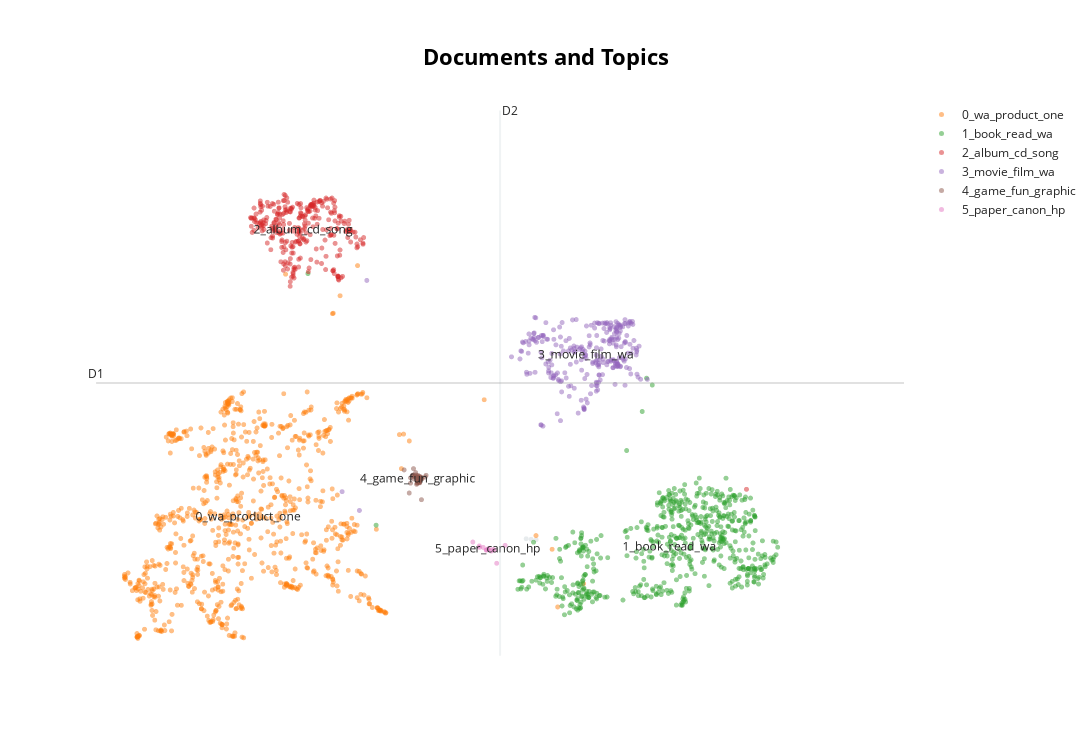

Notebook code for this chart:
### Code cell
# Visualize Documents using the original embeddings
fig_docs = topic_model.visualize_documents(
    all_texts,
    embeddings=embeddings,
    hide_document_hover=True  
)
fig_docs.show()

### Figure 1 — Plotly figure (JSON) as saved in the notebook; plotly's stock layout.template omitted (floating-point values rounded to 4 significant figures; data arrays with more than 128 entries replaced by an {"elided": "..."} marker saying what was removed)
{"data": [{"hoverinfo": "text", "marker": {"color": "#CFD8DC", "opacity": 0.5, "size": 5}, "mode": "markers+text", "name": "other", "showlegend": false, "type": "scattergl", "x": [8.212, 8.076, 8.144], "y": [4.04, 4.06, 4.05]}, {"hoverinfo": "text", "marker": {"opacity": 0.5, "size": 5}, "mode": "markers+text", "name": "0_wa_product_one", "text": {"elided": "803 str values"}, "textfont": {"size": 12}, "type": "scattergl", "x": {"elided": "803 float values"}, "y": {"elided": "803 float values"}}, {"hoverinfo": "text", "marker": {"opacity": 0.5, "size": 5}, "mode": "markers+text", "name": "1_book_read_wa", "text": {"elided": "587 str values"}, "textfont": {"size": 12}, "type": "scattergl", "x": {"elided": "587 float values"}, "y": {"elided": "587 float values"}}, {"hoverinfo": "text", "marker": {"opacity": 0.5, "size": 5}, "mode": "markers+text", "name": "2_album_cd_song", "text": {"elided": "289 str values"}, "textfont": {"size": 12}, "type": "scattergl", "x": {"elided": "289 float values"}, "y": {"elided": "289 float values"}}, {"hoverinfo": "text", "marker": {"opacity": 0.5, "size": 5}, "mode": "markers+text", "name": "3_movie_film_wa", "text": {"elided": "267 str values"}, "textfont": {"size": 12}, "type": "scattergl", "x": {"elided": "267 float values"}, "y": {"elided": "267 float values"}}, {"hoverinfo": "text", "marker": {"opacity": 0.5, "size": 5}, "mode": "markers+text", "name": "4_game_fun_graphic", "text": ["", "", "", "", "", "", "", "", "", "", "", "", "", "", "", "", "", "", "", "", "", "", "", "", "", "", "", "", "", "", "", "", "", "", "", "", "", "", "", "", "", "", "", "", "4_game_fun_graphic"], "textfont": {"size": 12}, "type": "scattergl", "x": [6.597, 6.57, 6.602, 6.613, 6.407, 6.64, 6.534, 6.495, 6.572, 6.624, 6.534, 6.521, 6.608, 6.612, 6.641, 6.578, 6.582, 6.586, 6.554, 6.477, 6.637, 6.628, 6.594, 6.638, 6.604, 6.598, 6.539, 6.696, 6.494, 6.622, 6.597, 6.535, 6.609, 6.62, 6.651, 6.615, 6.588, 6.639, 6.56, 6.707, 6.621, 6.644, 6.565, 6.639, 6.591], "y": [5.235, 5.26, 5.221, 5.117, 5.358, 5.196, 5.261, 5.209, 5.212, 5.135, 5.242, 5.257, 5.22, 5.208, 5.208, 5.086, 5.149, 5.106, 5.221, 4.922, 5.177, 5.158, 5.138, 5.198, 5.16, 5.254, 5.189, 5.224, 5.108, 5.234, 5.156, 5.382, 5.207, 5.198, 5.19, 5.127, 5.11, 5.221, 5.247, 5.256, 5.114, 4.796, 5.307, 5.21, 5.186]}, {"hoverinfo": "text", "marker": {"opacity": 0.5, "size": 5}, "mode": "markers+text", "name": "5_paper_canon_hp", "text": ["", "", "", "", "", "", "", "", "", "", "", "", "5_paper_canon_hp"], "textfont": {"size": 12}, "type": "scattergl", "x": [7.64, 7.488, 7.62, 7.788, 7.599, 7.53, 7.436, 7.56, 7.437, 7.673, 7.346, 7.534, 7.554], "y": [3.847, 3.897, 3.856, 3.935, 3.828, 3.844, 3.925, 3.874, 3.898, 3.598, 3.998, 3.85, 3.863]}], "layout": {"annotations": [{"showarrow": false, "text": "D1", "x": 2.194, "y": 6.994, "yshift": 10}, {"showarrow": false, "text": "D2", "x": 7.719, "xshift": 10, "y": 12.13}], "height": 750, "shapes": [{"line": {"color": "#CFD8DC", "width": 2}, "type": "line", "x0": 7.719, "x1": 7.719, "y0": 1.855, "y1": 12.13}, {"line": {"color": "#9E9E9E", "width": 2}, "type": "line", "x0": 2.194, "x1": 13.24, "y0": 6.994, "y1": 6.994}], "title": {"font": {"color": "Black", "size": 22}, "text": "<b>Documents and Topics</b>", "x": 0.5, "xanchor": "center", "yanchor": "top"}, "width": 1200, "xaxis": {"visible": false}, "yaxis": {"visible": false}}}
